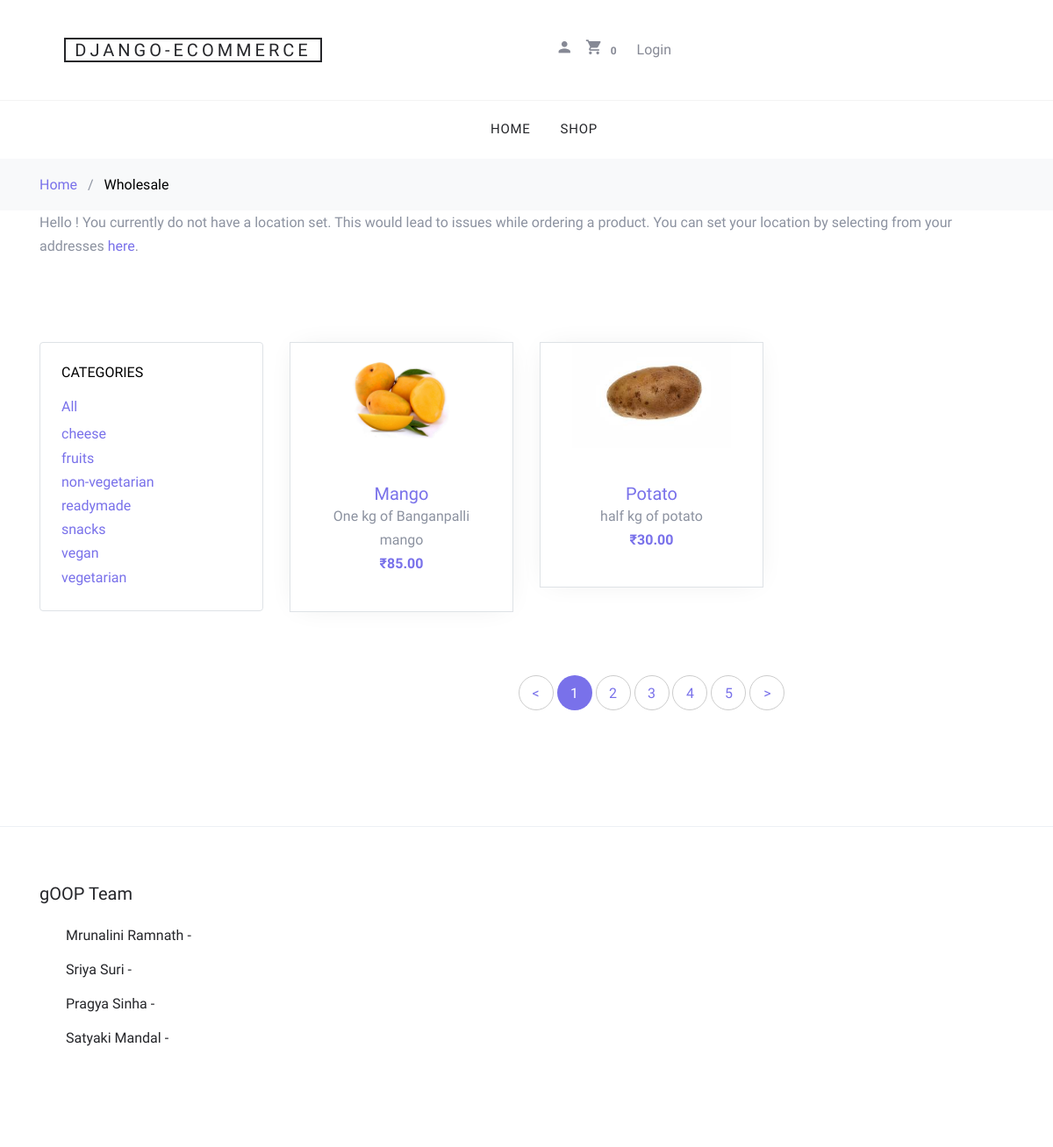
/wholesale/, run on the app's committed database.
### shop/models.py (models this page shows, shortened)
class Product(models.Model):
    category = models.ManyToManyField('Category', related_name='products', blank=True)
    name = models.CharField(max_length=200, db_index=True)
    image = models.ImageField(upload_to='products/%Y/%m/%d', blank=True)
    description = models.TextField(blank=True)
    price = models.DecimalField(max_digits=10, decimal_places=2)
    original_price = models.DecimalField(max_digits=10, decimal_places=2, blank=True, null=True)
    available = models.BooleanField(default=True)
    stock_units = models.DecimalField(max_digits=5, decimal_places=0, default=32)
    created = models.DateTimeField(auto_now_add=True)
    updated = models.DateTimeField(auto_now=True)
    seller = models.ForeignKey(User, on_delete=models.CASCADE)
    location = models.TextField(default='')
    sort = models.CharField(max_length=255)
    class Meta:
        ordering = ['name',]
    def get_absolute_url(self):
        return reverse('shop:product_detail', args=[self.id])

class Category(models.Model):
    name = models.CharField(max_length=255, db_index=True)
    class Meta:
        ordering = ['name']
        verbose_name = 'category'
        verbose_name_plural = 'categories'

### shop/views.py (the view)
# urls.py: path('wholesale/', views.wholesale_product_list, name='wholesale_product_list'),
def wholesale_product_list(request, category_id=None):
    categories = Category.objects.all()
    products = Product.objects.filter(available=True, sort='wholesale')
    context = {'categories': categories, 'products': products}
    if category_id:
        category = Category.objects.get(id=category_id)
        products = Product.objects.filter(category=category, available=True, sort='wholesale')
        context = {'category':category, 'categories': categories, 'products': products}
    return render(request, 'shop/product/wholesale_list.html', context)

### users/templatetags/mytags.py (called while the page is built)
@register.filter(name='group')
def group(user, group_name):
    return user.groups.filter(name=group_name).exists()

@register.filter
def cart_item_count(user):
    if user.is_authenticated:
        qs = Order.objects.filter(user=user, status='carted')
        if qs.exists():
            return qs[0].items.count()
    return 0

### shop/templates/shop/product/wholesale_list.html (shortened to what this page needs)
{% extends "base.html" %}
{% load static %}
{% load mytags %}
{% block content %}
<div class="bg-light py-3">
    <div class="container">
        <div class="row">
            <div class="col-md-12 mb-0"><a href="{% url 'shop:product_list' %}">Home</a> <span class="mx-2 mb-0">/</span> <strong
                    class="text-black">Wholesale</strong></div>
        </div>
    </div>
</div>
<div class="container">
<p> Hello {{ request.user.full_name }}!
{% if request.user.location %} Your current location is set to {{ request.user.location }}. If you would like to change that, click <a href="{% url 'users:set-address' %}">here</a>.
{% else %} You currently do not have a location set. This would lead to issues while ordering a product. You can set your location by selecting from your addresses <a href="{% url 'users:set-address' %}">here</a>.
{% endif %}</p>
</div>
<div class="site-section">
    <div class="container">
        <div class="row mb-5">
            <div class="col-md-9 order-2">
                <div class="row mb-5">
                    {% for product in products %}
                    <div class="col-sm-6 col-lg-4 mb-4" data-aos="fade-up">
                        <div class="block-4 text-center border">
                            <figure class="block-4-image">
                                <a href="{{ product.get_absolute_url }}"><img src="{{ product.image.url }}"
                                        alt="Image placeholder" class="img-fluid" style="height: 10vw;"></a>
                            </figure>
                            <div class="block-4-text p-4">
                                <h3><a href="{% url 'shop:product_detail' product_id=product.id %}">{{ product.name }}</a></h3>
                                <p class="mb-0">{{ product.description }}</p>
                                <p class="text-primary font-weight-bold">₹{{ product.price }}</p>
                            </div>
                        </div>
                    </div>
                    {% endfor %}
                </div>
                <div class="row" data-aos="fade-up">
                    <div class="col-md-12 text-center">
                        <div class="site-block-27">
                            <ul>
                                <li><a href="#">&lt;</a></li>
                                <li class="active"><span>1</span></li>
                                <li><a href="#">2</a></li>
                                <li><a href="#">3</a></li>
                                <li><a href="#">4</a></li>
                                <li><a href="#">5</a></li>
                                <li><a href="#">&gt;</a></li>
                            </ul>
                        </div>
                    </div>
                </div>
            </div>
            <div class="col-md-3 order-1 mb-5 mb-md-0">
                <div class="border p-4 rounded mb-4">
                    <h3 class="mb-3 h6 text-uppercase text-black d-block">Categories</h3>
                    <ul class="list-unstyled mb-0">
                        <li {% if not category %} class="mb-1" {% endif %}>
                            <a href="{% url "shop:wholesale_product_list" %}" class="d-flex"><span>All</a>
                        </li>
                        {% for c in categories %}
                        <li {% if category == c %} class="mb-1" {% endif %}>
                            <a href="{% url 'shop:wholesale_list_by_category' category_id=c.id %}" class="d-flex">{{ c.name }}</a>
                        </li>
                        {% endfor %}
                    </ul>
                </div>
            </div>
        </div>
    </div>
</div>
{% endblock %}

### shop/static/css/style.css (style rules this page uses)
body { line-height: 1.7; color: #8c92a0; font-weight: 300; font-size: 16px; }
a { -webkit-transition: .3s all ease; -o-transition: .3s all ease; transition: .3s all ease; }
.text-black { color: #000; }
.site-section { padding: 2.5em 0; }
@media (min-width: 768px) { .site-section { padding: 5em 0; } }
.block-4 { -webkit-box-shadow: 0 0 30px -10px rgba(0, 0, 0, 0.1); box-shadow: 0 0 30px -10px rgba(0, 0, 0, 0.1); background: #fff; }
.block-4 .block-4-text h3 { font-size: 20px; margin-bottom: 0; }
.block-4 .block-4-text h3 a { text-decoration: none; }
.site-block-27 ul, .site-block-27 ul li { padding: 0; margin: 0; }
.site-block-27 ul li { display: inline-block; margin-bottom: 4px; }
.site-block-27 ul li a, .site-block-27 ul li span { text-align: center; display: inline-block; width: 40px; height: 40px; line-height: 40px; border-radius: 50%; border: 1px solid #ccc; }
.site-block-27 ul li.active a, .site-block-27 ul li.active span { background: #7971ea; color: #fff; border: 1px solid transparent; }

### data on the page
Product: image (picture), name "Mango", description "One kg of Banganpalli mango", price "85.00"
Product: image (picture), name "Potato", description "half kg of potato", price "30.00"
Category: name "cheese"
Category: name "fruits"
Category: name "non-vegetarian"
Category: name "readymade"
Category: name "snacks"
Category: name "vegan"
Category: name "vegetarian"

### other printed values
{{ request.user|cart_item_count }} "0"
